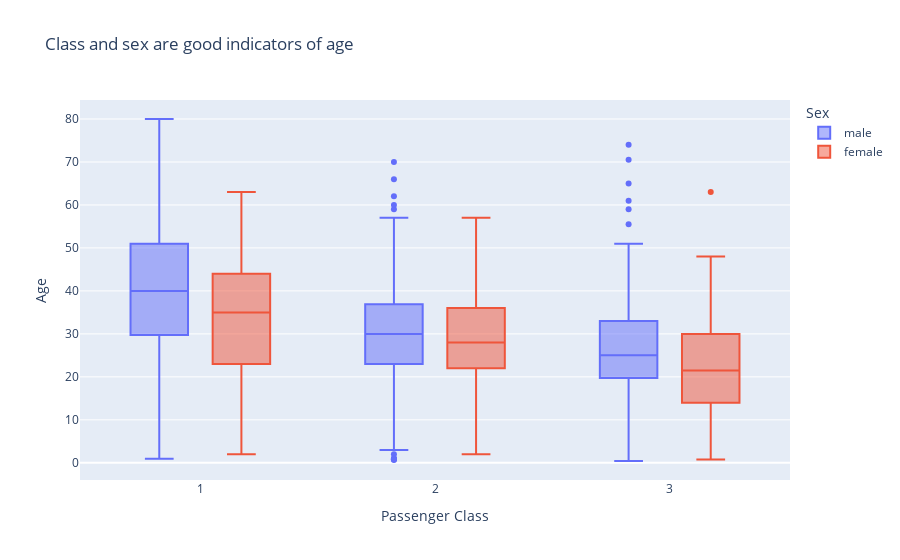

The code cell stored with this chart in its notebook:
### Markdown cell above
To find what are the best variables to be based on when filling the age column, an analysis of age by different variables will be made.

### Code cell
plt.figure(figsize=(12, 7))
fig = px.box(titanic, y="Age",color='Sex',x='Pclass',title='Class and sex are good indicators of age')
fig.update_layout(xaxis_title = "Passenger Class")
fig.show()

### Figure 1 — Plotly figure (JSON) as saved in the notebook; plotly's stock layout.template omitted (floating-point values rounded to 4 significant figures; data arrays with more than 128 entries replaced by an {"elided": "..."} marker saying what was removed)
{"data": [{"alignmentgroup": "True", "hovertemplate": "Sex=male<br>Pclass=%{x}<br>Age=%{y}<extra></extra>", "legendgroup": "male", "marker": {"color": "#636efa"}, "name": "male", "notched": false, "offsetgroup": "male", "orientation": "v", "showlegend": true, "type": "box", "x": {"elided": "577 int values"}, "x0": " ", "xaxis": "x", "y": {"elided": "577 float values"}, "y0": " ", "yaxis": "y"}, {"alignmentgroup": "True", "hovertemplate": "Sex=female<br>Pclass=%{x}<br>Age=%{y}<extra></extra>", "legendgroup": "female", "marker": {"color": "#EF553B"}, "name": "female", "notched": false, "offsetgroup": "female", "orientation": "v", "showlegend": true, "type": "box", "x": {"elided": "312 int values"}, "x0": " ", "xaxis": "x", "y": {"elided": "312 float values"}, "y0": " ", "yaxis": "y"}], "layout": {"boxmode": "group", "legend": {"title": {"text": "Sex"}, "tracegroupgap": 0}, "title": {"text": "Class and sex are good indicators of age"}, "xaxis": {"anchor": "y", "domain": [0, 1], "title": {"text": "Passenger Class"}}, "yaxis": {"anchor": "x", "domain": [0, 1], "title": {"text": "Age"}}}}
